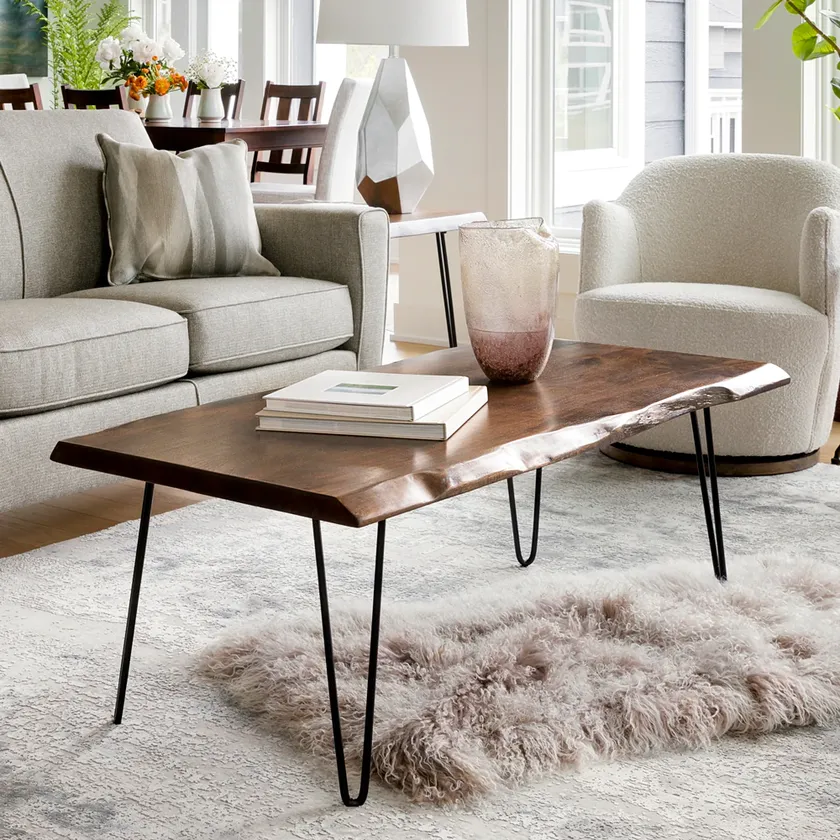
#> input picture Images/img.webp, 840 x 840 px, shrunk from 1000 x 1000 before the run
$ python main.py
#> lines starting #> are read from the running program, lines starting #| are printed output that depends on the picture; after the words box and inside, x2 and y2 are one past the last pixel; in counts of white or black regions, pixels touching at a corner belong together
from cv2 import cv2
import numpy as np
from PIL import Image

while(True):
	answer = (int(input("#CONVERT TO:\n[1]CARTOON\n[2]BLACK AND WHITE\n[0]EXIT\n")))
#> the answer given: 1

	if answer == 0:
		break
	elif answer == 1:
		#LOAD IMAGE
		img = cv2.imread(r'img.webp')
#> img is the input picture: shape (840, 840, 3); mean B, G, R 159.7, 168.6, 175.7

		#PARAMETERS OF THE GRAY SCALE
		gray = cv2.cvtColor(img, cv2.COLOR_BGR2GRAY)
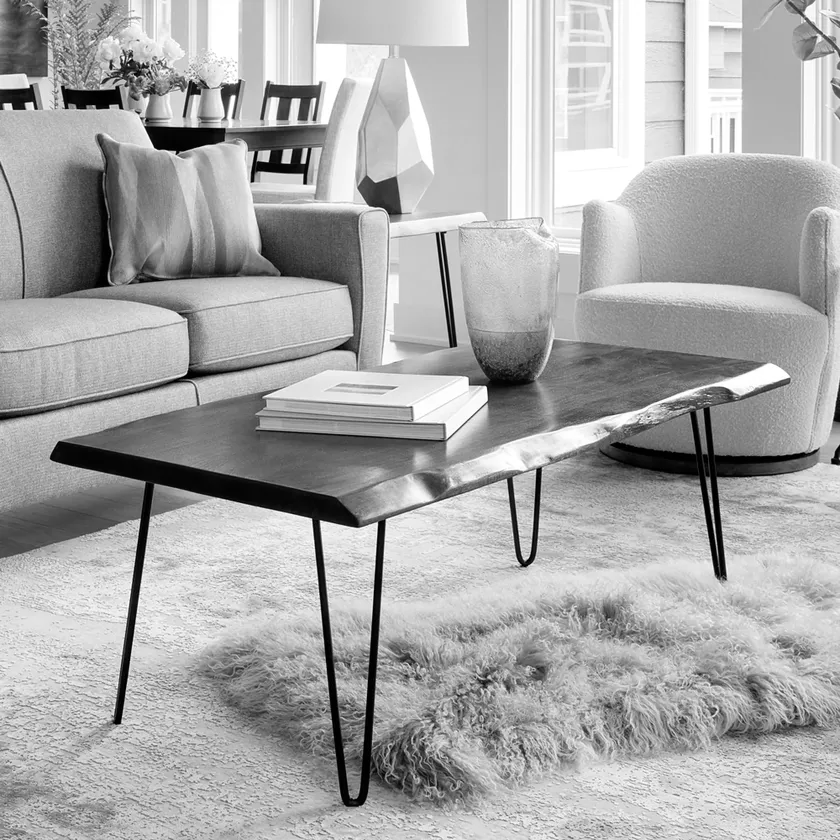
#> gray: shape (840, 840); min 0, max 255, mean 169.7
		gray = cv2.medianBlur(gray, 5)
		edges = cv2.adaptiveThreshold(gray, 255, cv2.ADAPTIVE_THRESH_MEAN_C, cv2.THRESH_BINARY, 9, 9)
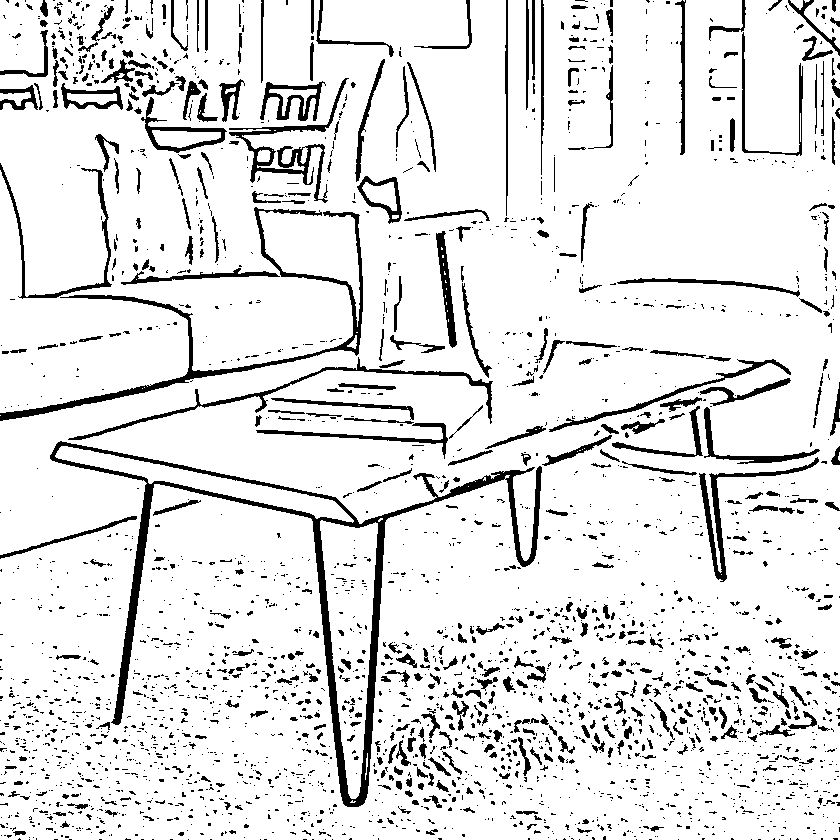
#> edges: shape (840, 840); 89.3% white; 2852 black regions (2341 under 20 px), largest, box (x1, y1, x2, y2) and area: (50, 441, 542, 807) 10874, (0, 207, 363, 421) 4270, (229, 78, 349, 203) 1992

		#CARTOON TRANSFORM
		color = cv2.bilateralFilter(img, 9,250, 250)
		cartoon = cv2.bitwise_and(color, color, mask=edges)
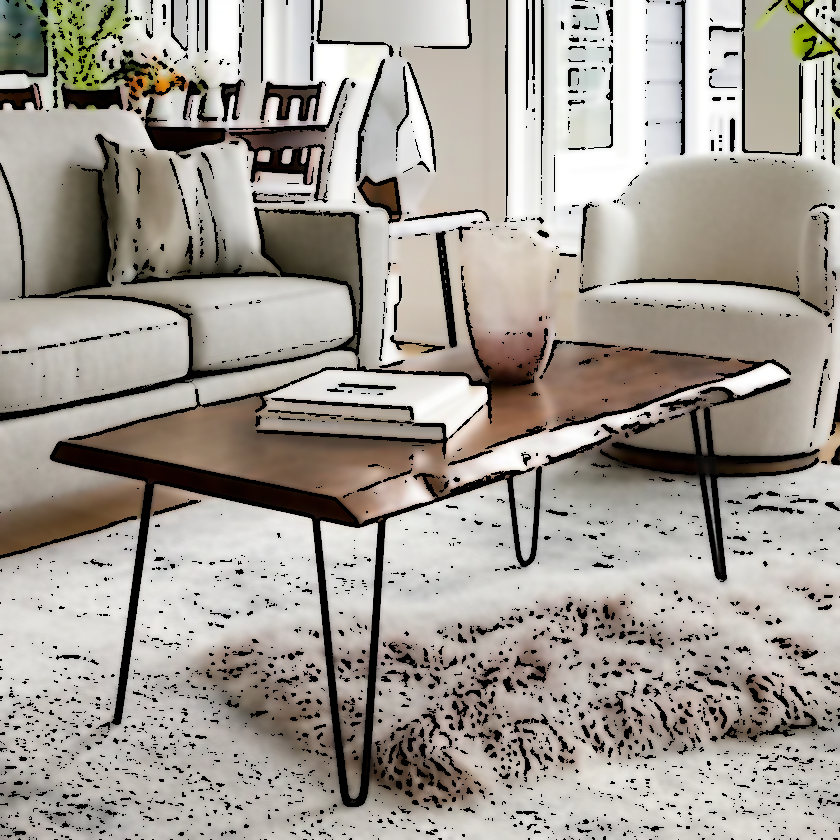
#> cartoon: shape (840, 840, 3); mean B, G, R 148.5, 156.3, 162.5
#> the answer given: 1
#> the answer given: 1
#> the answer given: 1
#> the answer given: 1
#> the answer given: 1
#> (the run stopped early here; a loop or call above may not have finished)
